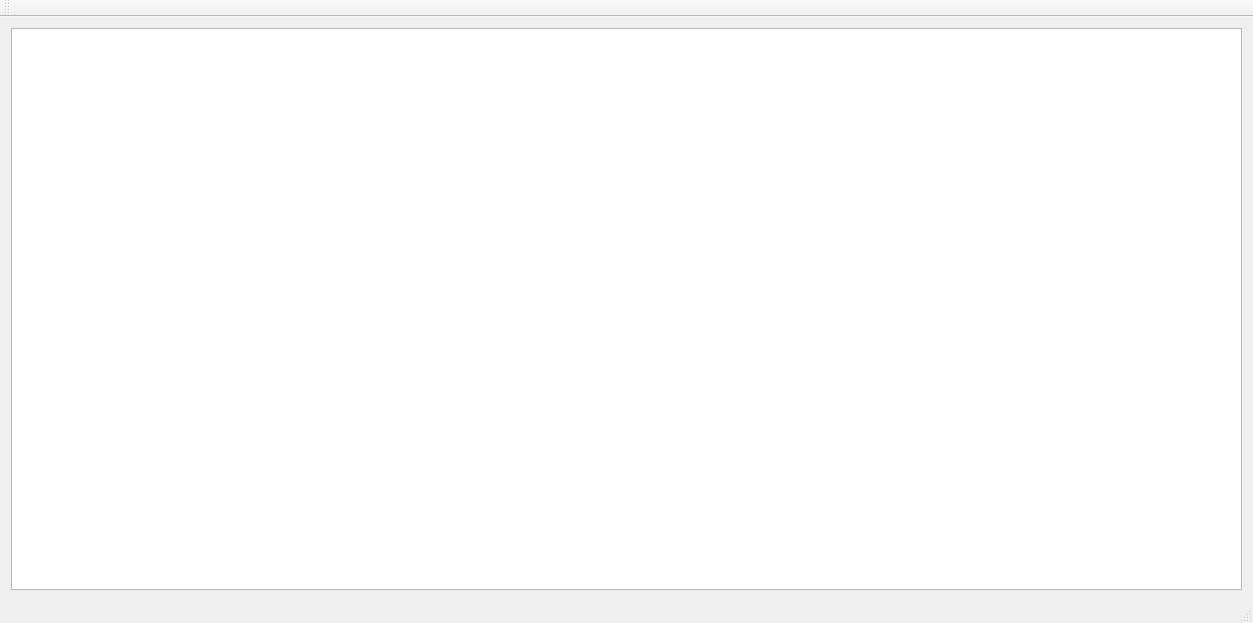
<?xml version="1.0" encoding="UTF-8"?>
<ui version="4.0">
 <class>MainWindow</class>
 <widget class="QMainWindow" name="MainWindow">
  <property name="geometry">
   <rect>
    <x>0</x>
    <y>0</y>
    <width>1253</width>
    <height>623</height>
   </rect>
  </property>
  <property name="windowTitle">
   <string>MainWindow</string>
  </property>
  <widget class="QWidget" name="centralWidget">
   <layout class="QHBoxLayout" name="horizontalLayout">
    <item>
     <widget class="QGraphicsView" name="graphicsView"/>
    </item>
   </layout>
  </widget>
  <widget class="QMenuBar" name="menuBar">
   <property name="geometry">
    <rect>
     <x>0</x>
     <y>0</y>
     <width>1253</width>
     <height>27</height>
    </rect>
   </property>
  </widget>
  <widget class="QToolBar" name="mainToolBar">
   <attribute name="toolBarArea">
    <enum>TopToolBarArea</enum>
   </attribute>
   <attribute name="toolBarBreak">
    <bool>false</bool>
   </attribute>
  </widget>
  <widget class="QStatusBar" name="statusBar"/>
 </widget>
 <layoutdefault spacing="6" margin="11"/>
 <resources/>
 <connections/>
</ui>
